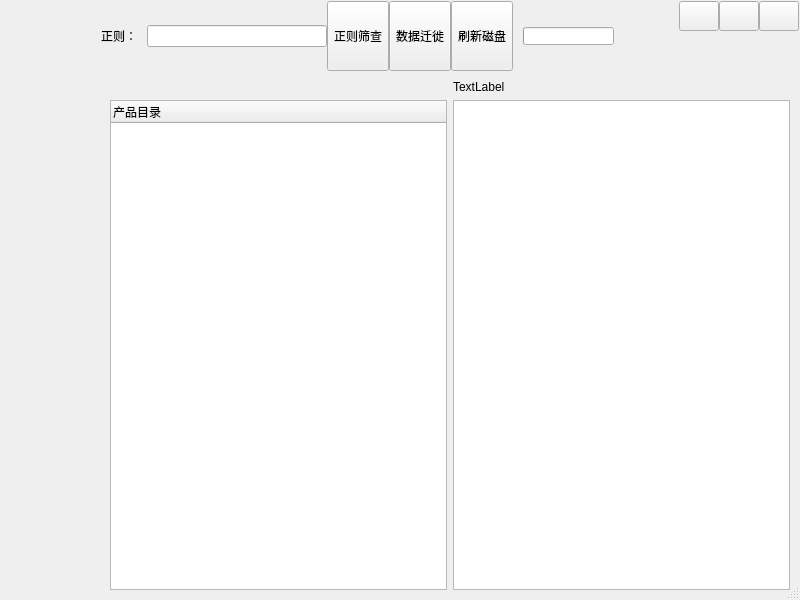
<?xml version="1.0" encoding="UTF-8"?>
<ui version="4.0">
 <class>UIDemo</class>
 <widget class="QDialog" name="UIDemo">
  <property name="geometry">
   <rect>
    <x>0</x>
    <y>0</y>
    <width>800</width>
    <height>600</height>
   </rect>
  </property>
  <property name="windowTitle">
   <string>Form</string>
  </property>
  <property name="sizeGripEnabled">
   <bool>true</bool>
  </property>
  <layout class="QGridLayout" name="gridLayout">
   <property name="leftMargin">
    <number>1</number>
   </property>
   <property name="topMargin">
    <number>1</number>
   </property>
   <property name="rightMargin">
    <number>1</number>
   </property>
   <property name="bottomMargin">
    <number>1</number>
   </property>
   <property name="spacing">
    <number>0</number>
   </property>
   <item row="1" column="0">
    <widget class="QWidget" name="widgetLeft" native="true">
     <property name="minimumSize">
      <size>
       <width>100</width>
       <height>0</height>
      </size>
     </property>
     <property name="maximumSize">
      <size>
       <width>128</width>
       <height>16777215</height>
      </size>
     </property>
     <layout class="QVBoxLayout" name="verticalLayout">
      <property name="spacing">
       <number>0</number>
      </property>
      <property name="leftMargin">
       <number>0</number>
      </property>
      <property name="topMargin">
       <number>0</number>
      </property>
      <property name="rightMargin">
       <number>0</number>
      </property>
      <property name="bottomMargin">
       <number>0</number>
      </property>
      <item>
       <layout class="QVBoxLayout" name="layout_left"/>
      </item>
     </layout>
    </widget>
   </item>
   <item row="1" column="1">
    <widget class="QWidget" name="widget_main" native="true">
     <layout class="QHBoxLayout" name="horizontalLayout">
      <item>
       <layout class="QVBoxLayout" name="verticalLayout_2">
        <item>
         <widget class="QLabel" name="label_src">
          <property name="text">
           <string/>
          </property>
         </widget>
        </item>
        <item>
         <widget class="QTreeWidget" name="treeWidget">
          <column>
           <property name="text">
            <string notr="true">产品目录</string>
           </property>
          </column>
         </widget>
        </item>
       </layout>
      </item>
      <item>
       <layout class="QVBoxLayout" name="verticalLayout_3">
        <item>
         <widget class="QLabel" name="label_des">
          <property name="text">
           <string>TextLabel</string>
          </property>
         </widget>
        </item>
        <item>
         <widget class="QPlainTextEdit" name="plainTextEdit">
          <property name="plainText">
           <string/>
          </property>
         </widget>
        </item>
       </layout>
      </item>
     </layout>
    </widget>
   </item>
   <item row="0" column="0" colspan="2">
    <widget class="QWidget" name="widgetTitle" native="true">
     <property name="sizePolicy">
      <sizepolicy hsizetype="Preferred" vsizetype="Fixed">
       <horstretch>0</horstretch>
       <verstretch>0</verstretch>
      </sizepolicy>
     </property>
     <layout class="QHBoxLayout" name="horizontalLayout_2">
      <property name="spacing">
       <number>10</number>
      </property>
      <property name="leftMargin">
       <number>10</number>
      </property>
      <property name="topMargin">
       <number>0</number>
      </property>
      <property name="rightMargin">
       <number>0</number>
      </property>
      <property name="bottomMargin">
       <number>0</number>
      </property>
      <item>
       <widget class="QLabel" name="labIco">
        <property name="text">
         <string/>
        </property>
        <property name="alignment">
         <set>Qt::AlignCenter</set>
        </property>
       </widget>
      </item>
      <item>
       <widget class="QLabel" name="labTitle">
        <property name="styleSheet">
         <string notr="true"/>
        </property>
        <property name="text">
         <string/>
        </property>
        <property name="alignment">
         <set>Qt::AlignLeading|Qt::AlignLeft|Qt::AlignVCenter</set>
        </property>
       </widget>
      </item>
      <item>
       <spacer name="horizontalSpacer_2">
        <property name="orientation">
         <enum>Qt::Horizontal</enum>
        </property>
        <property name="sizeHint" stdset="0">
         <size>
          <width>40</width>
          <height>20</height>
         </size>
        </property>
       </spacer>
      </item>
      <item>
       <widget class="QLabel" name="label_2">
        <property name="text">
         <string>正则：</string>
        </property>
       </widget>
      </item>
      <item>
       <widget class="QWidget" name="widgetTop" native="true">
        <layout class="QHBoxLayout" name="horizontalLayout_3">
         <property name="spacing">
          <number>0</number>
         </property>
         <property name="leftMargin">
          <number>0</number>
         </property>
         <property name="topMargin">
          <number>0</number>
         </property>
         <property name="rightMargin">
          <number>0</number>
         </property>
         <property name="bottomMargin">
          <number>0</number>
         </property>
         <item>
          <widget class="QLineEdit" name="lineEdit">
           <property name="minimumSize">
            <size>
             <width>180</width>
             <height>0</height>
            </size>
           </property>
          </widget>
         </item>
         <item>
          <widget class="QToolButton" name="btn_search">
           <property name="sizePolicy">
            <sizepolicy hsizetype="Fixed" vsizetype="Expanding">
             <horstretch>0</horstretch>
             <verstretch>0</verstretch>
            </sizepolicy>
           </property>
           <property name="text">
            <string>正则筛查</string>
           </property>
           <property name="icon">
            <iconset resource="demo.qrc">
             <normaloff>:/demo/main_data.png</normaloff>:/demo/main_data.png</iconset>
           </property>
           <property name="checked">
            <bool>false</bool>
           </property>
           <property name="toolButtonStyle">
            <enum>Qt::ToolButtonTextUnderIcon</enum>
           </property>
          </widget>
         </item>
         <item>
          <widget class="QToolButton" name="btnCopy">
           <property name="sizePolicy">
            <sizepolicy hsizetype="Fixed" vsizetype="Expanding">
             <horstretch>0</horstretch>
             <verstretch>0</verstretch>
            </sizepolicy>
           </property>
           <property name="styleSheet">
            <string notr="true"/>
           </property>
           <property name="text">
            <string>数据迁徙</string>
           </property>
           <property name="icon">
            <iconset resource="demo.qrc">
             <normaloff>:/demo/main_exit.png</normaloff>:/demo/main_exit.png</iconset>
           </property>
           <property name="toolButtonStyle">
            <enum>Qt::ToolButtonTextUnderIcon</enum>
           </property>
          </widget>
         </item>
         <item>
          <widget class="QToolButton" name="btnRefresh">
           <property name="sizePolicy">
            <sizepolicy hsizetype="Fixed" vsizetype="Expanding">
             <horstretch>0</horstretch>
             <verstretch>0</verstretch>
            </sizepolicy>
           </property>
           <property name="styleSheet">
            <string notr="true"/>
           </property>
           <property name="text">
            <string>刷新磁盘</string>
           </property>
           <property name="icon">
            <iconset resource="demo.qrc">
             <normaloff>:/demo/main_company.png</normaloff>:/demo/main_company.png</iconset>
           </property>
           <property name="toolButtonStyle">
            <enum>Qt::ToolButtonTextUnderIcon</enum>
           </property>
          </widget>
         </item>
        </layout>
       </widget>
      </item>
      <item>
       <widget class="QProgressBar" name="progressBar">
        <property name="maximumSize">
         <size>
          <width>16777215</width>
          <height>18</height>
         </size>
        </property>
       </widget>
      </item>
      <item>
       <spacer name="horizontalSpacer">
        <property name="orientation">
         <enum>Qt::Horizontal</enum>
        </property>
        <property name="sizeHint" stdset="0">
         <size>
          <width>40</width>
          <height>20</height>
         </size>
        </property>
       </spacer>
      </item>
      <item>
       <widget class="QWidget" name="widgetMenu" native="true">
        <layout class="QGridLayout" name="gridLayout_2">
         <property name="leftMargin">
          <number>0</number>
         </property>
         <property name="topMargin">
          <number>0</number>
         </property>
         <property name="rightMargin">
          <number>0</number>
         </property>
         <property name="bottomMargin">
          <number>0</number>
         </property>
         <property name="spacing">
          <number>0</number>
         </property>
         <item row="1" column="1" colspan="3">
          <spacer name="verticalSpacer">
           <property name="orientation">
            <enum>Qt::Vertical</enum>
           </property>
           <property name="sizeHint" stdset="0">
            <size>
             <width>20</width>
             <height>40</height>
            </size>
           </property>
          </spacer>
         </item>
         <item row="0" column="1">
          <widget class="QPushButton" name="btnMenu_Min">
           <property name="sizePolicy">
            <sizepolicy hsizetype="Minimum" vsizetype="Expanding">
             <horstretch>0</horstretch>
             <verstretch>0</verstretch>
            </sizepolicy>
           </property>
           <property name="minimumSize">
            <size>
             <width>30</width>
             <height>30</height>
            </size>
           </property>
           <property name="cursor">
            <cursorShape>ArrowCursor</cursorShape>
           </property>
           <property name="focusPolicy">
            <enum>Qt::NoFocus</enum>
           </property>
           <property name="toolTip">
            <string>最小化</string>
           </property>
           <property name="text">
            <string/>
           </property>
          </widget>
         </item>
         <item row="0" column="3">
          <widget class="QPushButton" name="btnMenu_Close">
           <property name="sizePolicy">
            <sizepolicy hsizetype="Minimum" vsizetype="Expanding">
             <horstretch>0</horstretch>
             <verstretch>0</verstretch>
            </sizepolicy>
           </property>
           <property name="minimumSize">
            <size>
             <width>30</width>
             <height>30</height>
            </size>
           </property>
           <property name="cursor">
            <cursorShape>ArrowCursor</cursorShape>
           </property>
           <property name="focusPolicy">
            <enum>Qt::NoFocus</enum>
           </property>
           <property name="toolTip">
            <string>关闭</string>
           </property>
           <property name="text">
            <string/>
           </property>
          </widget>
         </item>
         <item row="0" column="2">
          <widget class="QPushButton" name="btnMenu_Max">
           <property name="sizePolicy">
            <sizepolicy hsizetype="Minimum" vsizetype="Expanding">
             <horstretch>0</horstretch>
             <verstretch>0</verstretch>
            </sizepolicy>
           </property>
           <property name="minimumSize">
            <size>
             <width>30</width>
             <height>30</height>
            </size>
           </property>
           <property name="focusPolicy">
            <enum>Qt::NoFocus</enum>
           </property>
           <property name="text">
            <string/>
           </property>
          </widget>
         </item>
        </layout>
       </widget>
      </item>
     </layout>
    </widget>
   </item>
  </layout>
 </widget>
 <resources>
  <include location="demo.qrc"/>
 </resources>
 <connections>
  <connection>
   <sender>btnCopy</sender>
   <signal>clicked()</signal>
   <receiver>UIDemo</receiver>
   <slot>copySlot()</slot>
   <hints>
    <hint type="sourcelabel">
     <x>643</x>
     <y>55</y>
    </hint>
    <hint type="destinationlabel">
     <x>960</x>
     <y>-26</y>
    </hint>
   </hints>
  </connection>
  <connection>
   <sender>btn_search</sender>
   <signal>clicked()</signal>
   <receiver>UIDemo</receiver>
   <slot>searchSlot()</slot>
   <hints>
    <hint type="sourcelabel">
     <x>560</x>
     <y>39</y>
    </hint>
    <hint type="destinationlabel">
     <x>678</x>
     <y>-52</y>
    </hint>
   </hints>
  </connection>
  <connection>
   <sender>btnRefresh</sender>
   <signal>clicked()</signal>
   <receiver>UIDemo</receiver>
   <slot>refreshSlot()</slot>
   <hints>
    <hint type="sourcelabel">
     <x>690</x>
     <y>40</y>
    </hint>
    <hint type="destinationlabel">
     <x>860</x>
     <y>-36</y>
    </hint>
   </hints>
  </connection>
 </connections>
 <slots>
  <slot>copySlot()</slot>
  <slot>searchSlot()</slot>
  <slot>refreshSlot()</slot>
 </slots>
</ui>
